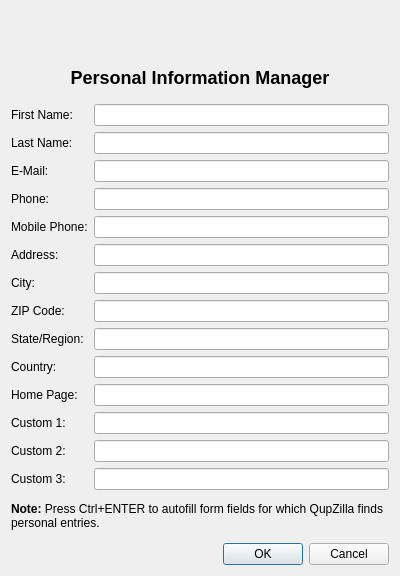
<?xml version="1.0" encoding="UTF-8"?>
<ui version="4.0">
 <class>PIM_Settings</class>
 <widget class="QDialog" name="PIM_Settings">
  <property name="geometry">
   <rect>
    <x>0</x>
    <y>0</y>
    <width>400</width>
    <height>576</height>
   </rect>
  </property>
  <property name="minimumSize">
   <size>
    <width>400</width>
    <height>0</height>
   </size>
  </property>
  <property name="windowTitle">
   <string>PIM Settings</string>
  </property>
  <layout class="QVBoxLayout" name="verticalLayout">
   <item>
    <widget class="QLabel" name="pluginicon">
     <property name="text">
      <string/>
     </property>
     <property name="pixmap">
      <pixmap resource="PIM_res.qrc">:/PIM/data/PIM.png</pixmap>
     </property>
     <property name="alignment">
      <set>Qt::AlignCenter</set>
     </property>
    </widget>
   </item>
   <item>
    <widget class="QLabel" name="title">
     <property name="text">
      <string>&lt;html&gt;&lt;head/&gt;&lt;body&gt;&lt;p&gt;&lt;span style=&quot; font-size:x-large; font-weight:600;&quot;&gt;Personal Information Manager&lt;/span&gt;&lt;/p&gt;&lt;/body&gt;&lt;/html&gt;</string>
     </property>
     <property name="alignment">
      <set>Qt::AlignCenter</set>
     </property>
    </widget>
   </item>
   <item>
    <layout class="QFormLayout" name="formLayout_1">
     <item row="0" column="1">
      <widget class="QLineEdit" name="pim_firstname"/>
     </item>
     <item row="1" column="1">
      <widget class="QLineEdit" name="pim_lastname"/>
     </item>
     <item row="2" column="1">
      <widget class="QLineEdit" name="pim_email"/>
     </item>
     <item row="3" column="1">
      <widget class="QLineEdit" name="pim_phone"/>
     </item>
     <item row="4" column="1">
      <widget class="QLineEdit" name="pim_mobile"/>
     </item>
     <item row="5" column="1">
      <widget class="QLineEdit" name="pim_address"/>
     </item>
     <item row="6" column="1">
      <widget class="QLineEdit" name="pim_city"/>
     </item>
     <item row="7" column="1">
      <widget class="QLineEdit" name="pim_zip"/>
     </item>
     <item row="8" column="0">
      <widget class="QLabel" name="labelState">
       <property name="text">
        <string>State/Region:</string>
       </property>
      </widget>
     </item>
     <item row="8" column="1">
      <widget class="QLineEdit" name="pim_state"/>
     </item>
     <item row="9" column="0">
      <widget class="QLabel" name="labelCountry">
       <property name="text">
        <string>Country:</string>
       </property>
      </widget>
     </item>
     <item row="9" column="1">
      <widget class="QLineEdit" name="pim_country"/>
     </item>
     <item row="10" column="0">
      <widget class="QLabel" name="labelHomePage">
       <property name="text">
        <string>Home Page:</string>
       </property>
      </widget>
     </item>
     <item row="10" column="1">
      <widget class="QLineEdit" name="pim_homepage"/>
     </item>
     <item row="11" column="0">
      <widget class="QLabel" name="labelSpecial1">
       <property name="text">
        <string>Custom 1:</string>
       </property>
      </widget>
     </item>
     <item row="11" column="1">
      <widget class="QLineEdit" name="pim_special1"/>
     </item>
     <item row="12" column="0">
      <widget class="QLabel" name="labelSpecial2">
       <property name="text">
        <string>Custom 2:</string>
       </property>
      </widget>
     </item>
     <item row="12" column="1">
      <widget class="QLineEdit" name="pim_special2"/>
     </item>
     <item row="13" column="0">
      <widget class="QLabel" name="labelSpecial3">
       <property name="text">
        <string>Custom 3:</string>
       </property>
      </widget>
     </item>
     <item row="13" column="1">
      <widget class="QLineEdit" name="pim_special3"/>
     </item>
     <item row="7" column="0">
      <widget class="QLabel" name="labelZip">
       <property name="text">
        <string>ZIP Code:</string>
       </property>
      </widget>
     </item>
     <item row="6" column="0">
      <widget class="QLabel" name="labelCity">
       <property name="text">
        <string>City:</string>
       </property>
      </widget>
     </item>
     <item row="5" column="0">
      <widget class="QLabel" name="labelAddress">
       <property name="text">
        <string>Address:</string>
       </property>
      </widget>
     </item>
     <item row="4" column="0">
      <widget class="QLabel" name="labeMobile">
       <property name="text">
        <string>Mobile Phone:</string>
       </property>
      </widget>
     </item>
     <item row="3" column="0">
      <widget class="QLabel" name="labelPhone">
       <property name="text">
        <string>Phone:</string>
       </property>
      </widget>
     </item>
     <item row="2" column="0">
      <widget class="QLabel" name="labelEmail">
       <property name="text">
        <string>E-Mail:</string>
       </property>
      </widget>
     </item>
     <item row="1" column="0">
      <widget class="QLabel" name="labelLastName">
       <property name="text">
        <string>Last Name:</string>
       </property>
      </widget>
     </item>
     <item row="0" column="0">
      <widget class="QLabel" name="labelFirstName">
       <property name="text">
        <string>First Name:</string>
       </property>
      </widget>
     </item>
    </layout>
   </item>
   <item>
    <widget class="QLabel" name="label">
     <property name="text">
      <string>&lt;b&gt;Note:&lt;/b&gt; Press Ctrl+ENTER to autofill form fields for which QupZilla finds personal entries.</string>
     </property>
     <property name="wordWrap">
      <bool>true</bool>
     </property>
    </widget>
   </item>
   <item>
    <widget class="QDialogButtonBox" name="buttonBox">
     <property name="orientation">
      <enum>Qt::Horizontal</enum>
     </property>
     <property name="standardButtons">
      <set>QDialogButtonBox::Cancel|QDialogButtonBox::Ok</set>
     </property>
    </widget>
   </item>
  </layout>
 </widget>
 <resources>
  <include location="PIM_res.qrc"/>
 </resources>
 <connections/>
</ui>
